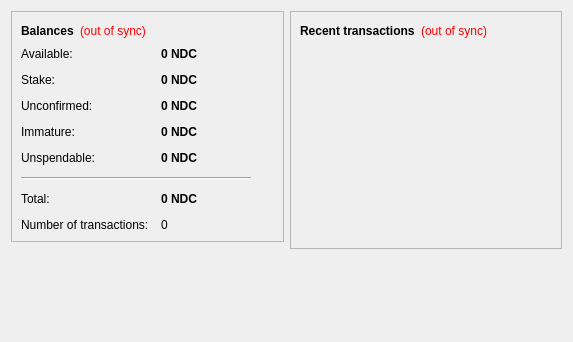
<?xml version="1.0" encoding="UTF-8"?>
<ui version="4.0">
 <class>OverviewPage</class>
 <widget class="QWidget" name="OverviewPage">
  <property name="geometry">
   <rect>
    <x>0</x>
    <y>0</y>
    <width>573</width>
    <height>342</height>
   </rect>
  </property>
  <property name="windowTitle">
   <string>Form</string>
  </property>
  <layout class="QHBoxLayout" name="horizontalLayout" stretch="1,1">
   <item>
    <layout class="QVBoxLayout" name="verticalLayout_2">
     <item>
      <widget class="QFrame" name="frame">
       <property name="frameShape">
        <enum>QFrame::StyledPanel</enum>
       </property>
       <property name="frameShadow">
        <enum>QFrame::Raised</enum>
       </property>
       <layout class="QVBoxLayout" name="verticalLayout_4">
        <item>
         <layout class="QHBoxLayout" name="horizontalLayout_4">
          <item>
           <widget class="QLabel" name="label_5">
            <property name="font">
             <font>
              <weight>75</weight>
              <bold>true</bold>
             </font>
            </property>
            <property name="text">
             <string>Balances</string>
            </property>
           </widget>
          </item>
          <item>
           <widget class="QLabel" name="labelWalletStatus">
            <property name="toolTip">
             <string>The displayed information may be out of date. Your wallet automatically synchronizes with the NeedleCoin network after a connection is established, but this process has not completed yet.</string>
            </property>
            <property name="styleSheet">
             <string notr="true">QLabel { color: red; }</string>
            </property>
            <property name="text">
             <string notr="true">(out of sync)</string>
            </property>
            <property name="alignment">
             <set>Qt::AlignLeading|Qt::AlignLeft|Qt::AlignVCenter</set>
            </property>
           </widget>
          </item>
          <item>
           <spacer name="horizontalSpacer_2">
            <property name="orientation">
             <enum>Qt::Horizontal</enum>
            </property>
            <property name="sizeHint" stdset="0">
             <size>
              <width>40</width>
              <height>20</height>
             </size>
            </property>
           </spacer>
          </item>
         </layout>
        </item>
        <item>
         <layout class="QFormLayout" name="formLayout_2">
          <property name="fieldGrowthPolicy">
           <enum>QFormLayout::AllNonFixedFieldsGrow</enum>
          </property>
          <property name="horizontalSpacing">
           <number>12</number>
          </property>
          <property name="verticalSpacing">
           <number>12</number>
          </property>
          <item row="0" column="0">
           <widget class="QLabel" name="labelAvailableText">
            <property name="toolTip">
             <string>Your current available balance</string>
            </property>
            <property name="text">
             <string>Available:</string>
            </property>
           </widget>
          </item>
          <item row="0" column="1">
           <widget class="QLabel" name="labelAvailable">
            <property name="font">
             <font>
              <weight>75</weight>
              <bold>true</bold>
             </font>
            </property>
            <property name="cursor">
             <cursorShape>IBeamCursor</cursorShape>
            </property>
            <property name="toolTip">
             <string>Your current available balance</string>
            </property>
            <property name="text">
             <string notr="true">0 NDC</string>
            </property>
            <property name="alignment">
             <set>Qt::AlignLeading|Qt::AlignLeft|Qt::AlignVCenter</set>
            </property>
            <property name="textInteractionFlags">
             <set>Qt::LinksAccessibleByMouse|Qt::TextSelectableByKeyboard|Qt::TextSelectableByMouse</set>
            </property>
           </widget>
          </item>
          <item row="1" column="0">
           <widget class="QLabel" name="label_6">
            <property name="toolTip">
             <string>Total of coins that was staked, and do not yet count toward the current balance</string>
            </property>
            <property name="text">
             <string>Stake:</string>
            </property>
           </widget>
          </item>
          <item row="1" column="1">
           <widget class="QLabel" name="labelStake">
            <property name="font">
             <font>
              <weight>75</weight>
              <bold>true</bold>
             </font>
            </property>
            <property name="cursor">
             <cursorShape>IBeamCursor</cursorShape>
            </property>
            <property name="toolTip">
             <string>Total of coins that was staked, and do not yet count toward the current balance</string>
            </property>
            <property name="text">
             <string notr="true">0 NDC</string>
            </property>
            <property name="alignment">
             <set>Qt::AlignLeading|Qt::AlignLeft|Qt::AlignVCenter</set>
            </property>
            <property name="textInteractionFlags">
             <set>Qt::LinksAccessibleByMouse|Qt::TextSelectableByKeyboard|Qt::TextSelectableByMouse</set>
            </property>
           </widget>
          </item>
          <item row="2" column="0">
           <widget class="QLabel" name="label_3">
            <property name="toolTip">
             <string>Total of transactions that have yet to be confirmed, and do not yet count toward the current balance</string>
            </property>
            <property name="text">
             <string>Unconfirmed:</string>
            </property>
           </widget>
          </item>
          <item row="2" column="1">
           <widget class="QLabel" name="labelUnconfirmed">
            <property name="font">
             <font>
              <weight>75</weight>
              <bold>true</bold>
             </font>
            </property>
            <property name="cursor">
             <cursorShape>IBeamCursor</cursorShape>
            </property>
            <property name="toolTip">
             <string>Total of transactions that have yet to be confirmed, and do not yet count toward the current balance</string>
            </property>
            <property name="text">
             <string notr="true">0 NDC</string>
            </property>
            <property name="alignment">
             <set>Qt::AlignLeading|Qt::AlignLeft|Qt::AlignVCenter</set>
            </property>
            <property name="textInteractionFlags">
             <set>Qt::LinksAccessibleByMouse|Qt::TextSelectableByKeyboard|Qt::TextSelectableByMouse</set>
            </property>
           </widget>
          </item>
          <item row="3" column="0">
           <widget class="QLabel" name="labelImmatureText">
            <property name="toolTip">
             <string>Mined balance that has not yet matured</string>
            </property>
            <property name="text">
             <string>Immature:</string>
            </property>
           </widget>
          </item>
          <item row="3" column="1">
           <widget class="QLabel" name="labelImmature">
            <property name="font">
             <font>
              <weight>75</weight>
              <bold>true</bold>
             </font>
            </property>
            <property name="toolTip">
             <string>Mined balance that has not yet matured</string>
            </property>
            <property name="text">
             <string notr="true">0 NDC</string>
            </property>
            <property name="alignment">
             <set>Qt::AlignLeading|Qt::AlignLeft|Qt::AlignVCenter</set>
            </property>
            <property name="textInteractionFlags">
             <set>Qt::LinksAccessibleByMouse|Qt::TextSelectableByKeyboard|Qt::TextSelectableByMouse</set>
            </property>
           </widget>
          </item>
          <item row="4" column="0">
           <widget class="QLabel" name="labelBalanceWatchOnlyText">
            <property name="toolTip">
             <string>Your unspendable balance</string>
            </property>
            <property name="text">
             <string>Unspendable:</string>
            </property>
           </widget>
          </item>
          <item row="4" column="1">
           <widget class="QLabel" name="labelBalanceWatchOnly">
            <property name="font">
             <font>
              <weight>75</weight>
              <bold>true</bold>
             </font>
            </property>
            <property name="cursor">
             <cursorShape>IBeamCursor</cursorShape>
            </property>
            <property name="toolTip">
             <string>Your unspendable balance</string>
            </property>
            <property name="text">
             <string notr="true">0 NDC</string>
            </property>
            <property name="alignment">
             <set>Qt::AlignLeading|Qt::AlignLeft|Qt::AlignVCenter</set>
            </property>
            <property name="textInteractionFlags">
             <set>Qt::LinksAccessibleByMouse|Qt::TextSelectableByKeyboard|Qt::TextSelectableByMouse</set>
            </property>
           </widget>
          </item>
          <item row="5" column="0" colspan="2">
           <widget class="Line" name="line">
            <property name="maximumSize">
             <size>
              <width>230</width>
              <height>16777215</height>
             </size>
            </property>
            <property name="orientation">
             <enum>Qt::Horizontal</enum>
            </property>
           </widget>
          </item>
          <item row="6" column="0">
           <widget class="QLabel" name="labelTotalText">
            <property name="toolTip">
             <string>Your current total balance</string>
            </property>
            <property name="text">
             <string>Total:</string>
            </property>
           </widget>
          </item>
          <item row="6" column="1">
           <widget class="QLabel" name="labelTotal">
            <property name="font">
             <font>
              <weight>75</weight>
              <bold>true</bold>
             </font>
            </property>
            <property name="toolTip">
             <string>Your current total balance</string>
            </property>
            <property name="text">
             <string notr="true">0 NDC</string>
            </property>
            <property name="alignment">
             <set>Qt::AlignLeading|Qt::AlignLeft|Qt::AlignVCenter</set>
            </property>
            <property name="textInteractionFlags">
             <set>Qt::LinksAccessibleByMouse|Qt::TextSelectableByKeyboard|Qt::TextSelectableByMouse</set>
            </property>
           </widget>
          </item>
          <item row="7" column="0">
           <widget class="QLabel" name="label_2">
            <property name="toolTip">
             <string>Total number of transactions in wallet</string>
            </property>
            <property name="text">
             <string>Number of transactions:</string>
            </property>
           </widget>
          </item>
          <item row="7" column="1">
           <widget class="QLabel" name="labelNumTransactions">
            <property name="toolTip">
             <string>Total number of transactions in wallet</string>
            </property>
            <property name="text">
             <string notr="true">0</string>
            </property>
           </widget>
          </item>
         </layout>
        </item>
       </layout>
      </widget>
     </item>
     <item>
      <spacer name="verticalSpacer">
       <property name="orientation">
        <enum>Qt::Vertical</enum>
       </property>
       <property name="sizeHint" stdset="0">
        <size>
         <width>20</width>
         <height>40</height>
        </size>
       </property>
      </spacer>
     </item>
    </layout>
   </item>
   <item>
    <layout class="QVBoxLayout" name="verticalLayout_3">
     <item>
      <widget class="QFrame" name="frame_2">
       <property name="frameShape">
        <enum>QFrame::StyledPanel</enum>
       </property>
       <property name="frameShadow">
        <enum>QFrame::Raised</enum>
       </property>
       <layout class="QVBoxLayout" name="verticalLayout">
        <item>
         <layout class="QHBoxLayout" name="horizontalLayout_2">
          <item>
           <widget class="QLabel" name="label_4">
            <property name="text">
             <string>&lt;b&gt;Recent transactions&lt;/b&gt;</string>
            </property>
           </widget>
          </item>
          <item>
           <widget class="QLabel" name="labelTransactionsStatus">
            <property name="toolTip">
             <string>The displayed information may be out of date. Your wallet automatically synchronizes with the NeedleCoin network after a connection is established, but this process has not completed yet.</string>
            </property>
            <property name="styleSheet">
             <string notr="true">QLabel { color: red; }</string>
            </property>
            <property name="text">
             <string notr="true">(out of sync)</string>
            </property>
            <property name="alignment">
             <set>Qt::AlignRight|Qt::AlignTrailing|Qt::AlignVCenter</set>
            </property>
           </widget>
          </item>
          <item>
           <spacer name="horizontalSpacer">
            <property name="orientation">
             <enum>Qt::Horizontal</enum>
            </property>
            <property name="sizeHint" stdset="0">
             <size>
              <width>40</width>
              <height>20</height>
             </size>
            </property>
           </spacer>
          </item>
         </layout>
        </item>
        <item>
         <widget class="QListView" name="listTransactions">
          <property name="styleSheet">
           <string notr="true">QListView { background: transparent; }</string>
          </property>
          <property name="frameShape">
           <enum>QFrame::NoFrame</enum>
          </property>
          <property name="verticalScrollBarPolicy">
           <enum>Qt::ScrollBarAlwaysOff</enum>
          </property>
          <property name="horizontalScrollBarPolicy">
           <enum>Qt::ScrollBarAlwaysOff</enum>
          </property>
          <property name="selectionMode">
           <enum>QAbstractItemView::NoSelection</enum>
          </property>
         </widget>
        </item>
       </layout>
      </widget>
     </item>
     <item>
      <spacer name="verticalSpacer_2">
       <property name="orientation">
        <enum>Qt::Vertical</enum>
       </property>
       <property name="sizeHint" stdset="0">
        <size>
         <width>20</width>
         <height>40</height>
        </size>
       </property>
      </spacer>
     </item>
    </layout>
   </item>
  </layout>
 </widget>
 <resources/>
 <connections/>
</ui>
